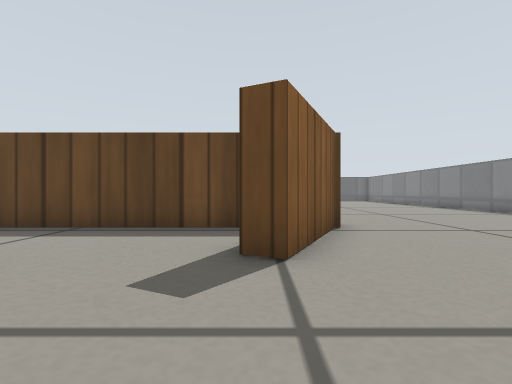
[1] (above)

22 first-person views from a walk through a Gazebo world. The camera is 0.19 m above the floor, looks level and sees 85° across. The floor is counted in squares, 0.25 m on a side. Each view is taken from the middle of a square. On the plan, view 1 faces up. The plan holds only what a view shows up to about 10 squares ahead; the rest is blank. Gazebo's built-in surfaces are drawn with simple patterns.

[2]
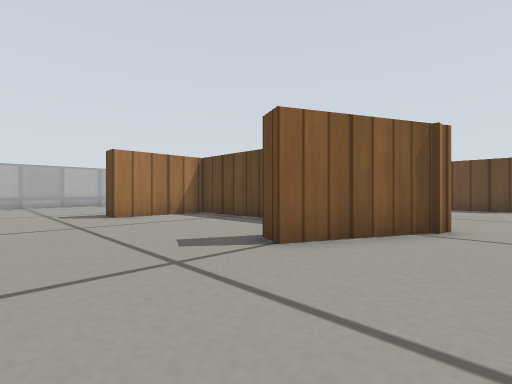

[3]
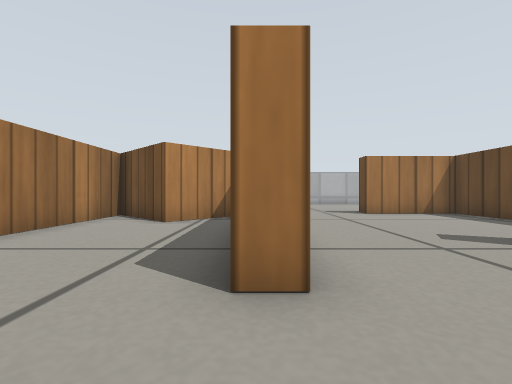

[4]
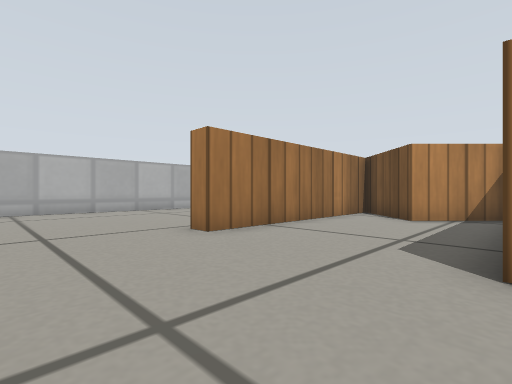

[5]
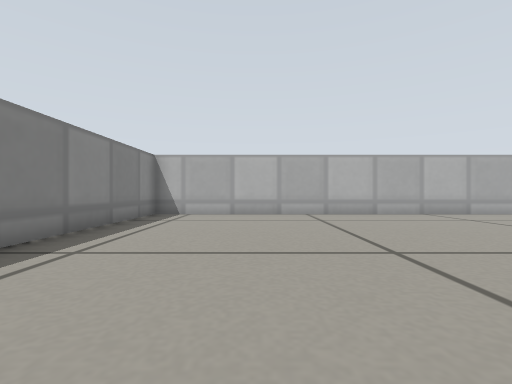

[6]
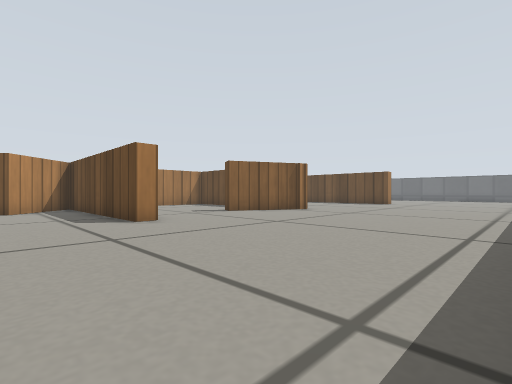

[7]
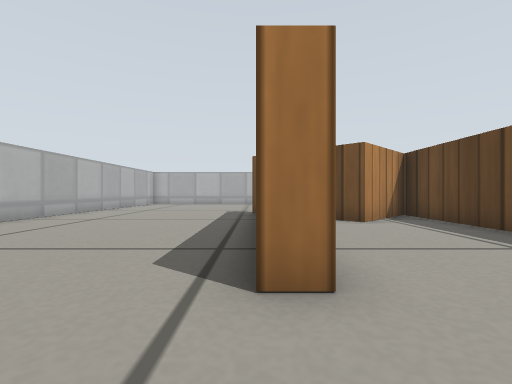

[8]
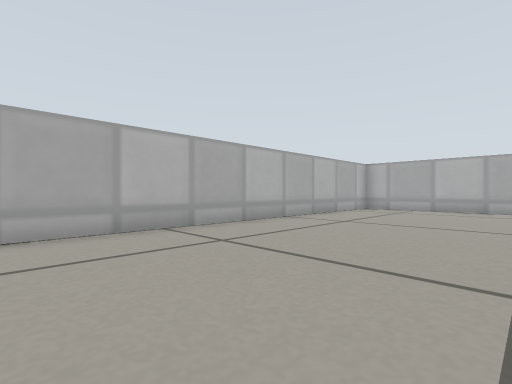

[9]
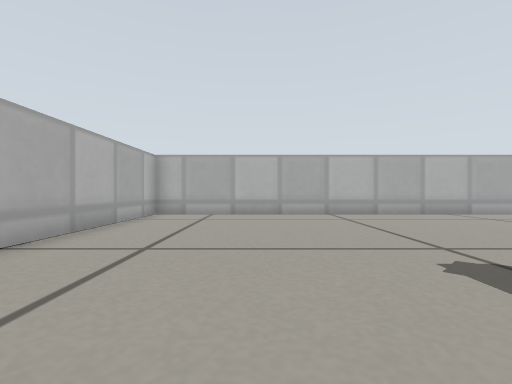

[10]
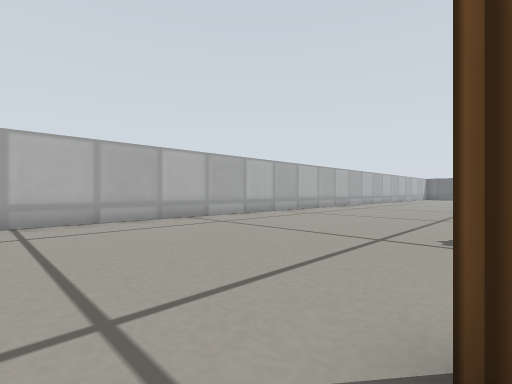

[11]
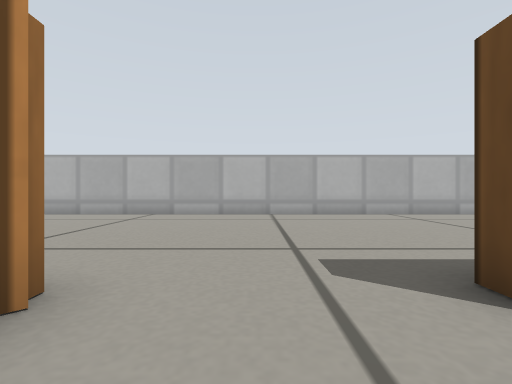

[12]
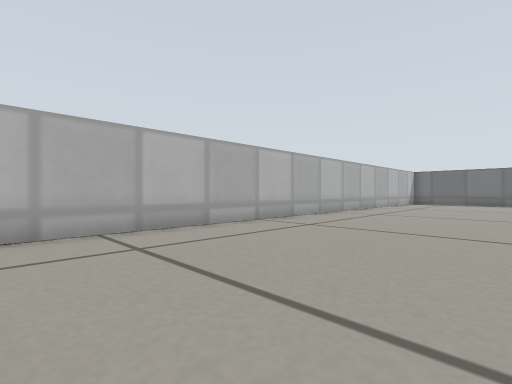

[13]
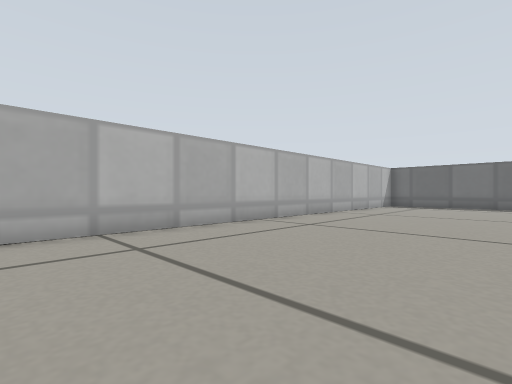

[14]
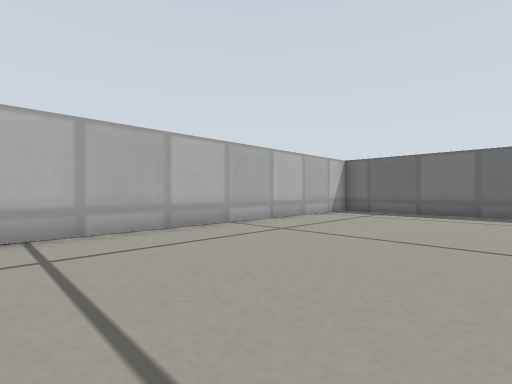

[15]
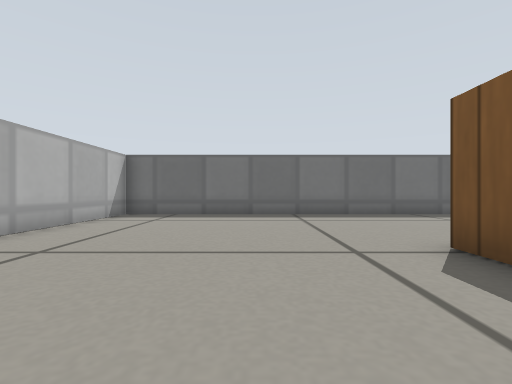

[16]
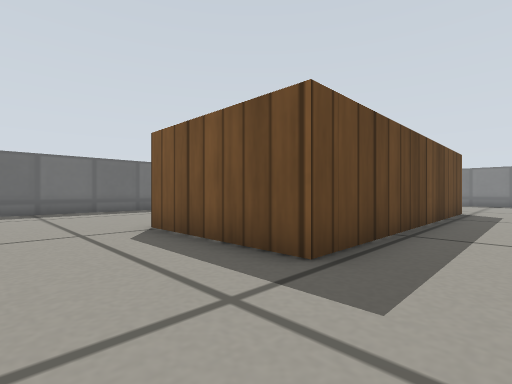

[17]
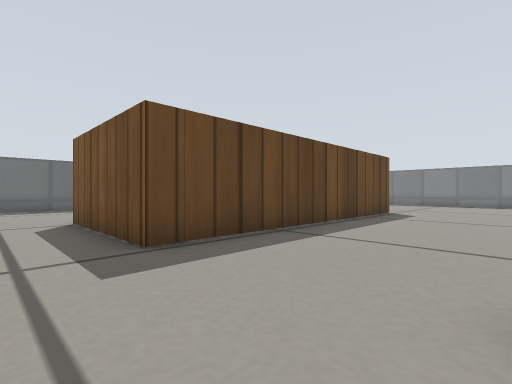

[18]
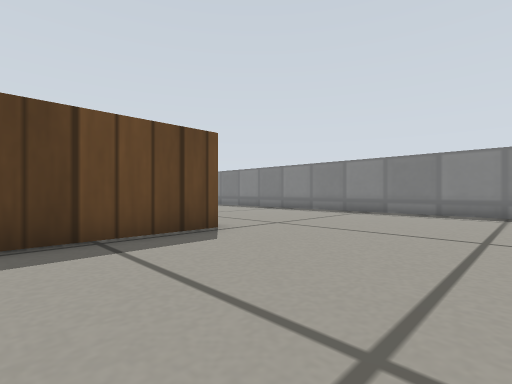

[19]
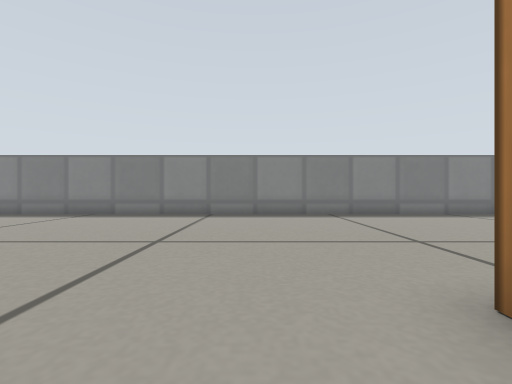

[20]
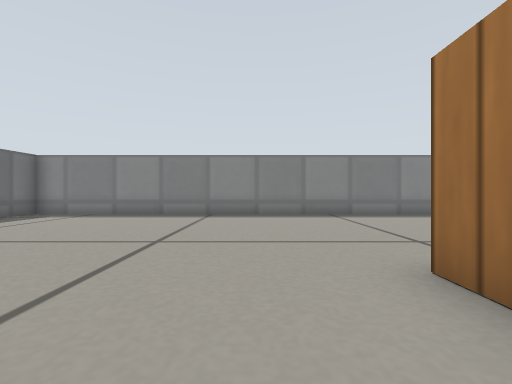

[21]
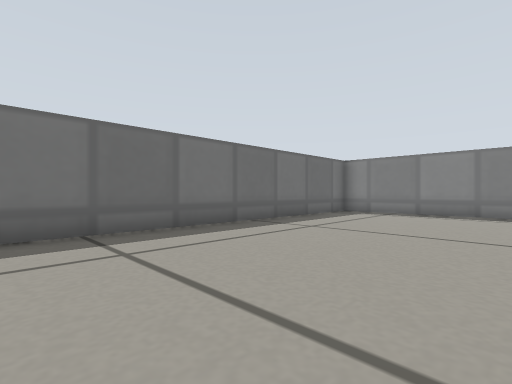

[22]
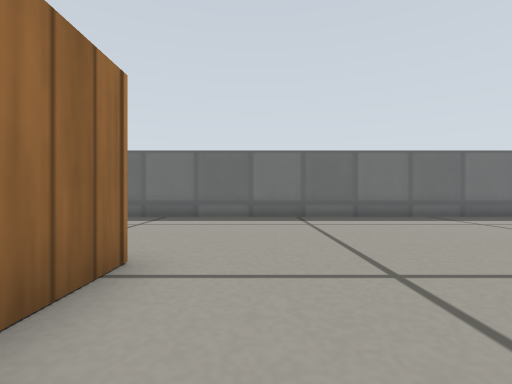

### Floor plan
Points are (right, up) in squares from view 1. A wall is a line through its corners. A room is listed if a view was taken in it or the views show most of it. See-through windows are left out.
Room 1 (views 1, 11)
walls: (0.7, 4) (0.3, 3.1) (-0.2, 3.4); (-0.2, 5.9) (-5.7, 5.9) (-5.7, 2.8) (-6.4, 2.8)
ways out: opening at (-6, 1) to room 2; opening at (0.5, 1.5) to room 2
Room 2 (views 2, 3, 4, 5, 6, 7, 8, 9, 10, 12, 13, 14, 15, 16, 17, 18, 19, 20, 21, 22)
walls: (1.9, 6.4) (0.7, 4); (2.6, 13.8) (-6.4, 13.8) (-6.4, 17.9); (1.8, 14.4) (2.6, 14.4); (1.9, -0.5) (1.9, -1.2) (-5.1, -1.2) (-3, -3.3) (-5.1, -5.4) (1.9, -5.4) (1.9, -6); (-2.4, 18) (-2.4, 16.5); (9.4, -0.1) (9.4, 23.4) (-13.4, 23.4) (-13.4, -12.4) (9.4, -12.4) (9.4, -6.6)
ways out: opening at (-6, 1) to room 1; opening at (0.5, 1.5) to room 1

Where each view was taken, in squares from view 1:
view 1: 0 up, 0 right, facing up
view 2: 0 up, 3 right, facing up-left
view 3: 1 down, 4 right, facing left
view 4: 1 down, 5 right, facing down-left
view 5: 3 down, 6 right, facing down
view 6: 4 down, 9 right, facing up-left
view 7: 6 down, 4 right, facing left
view 8: 7 down, 1 left, facing down-left
view 9: 9 down, 4 left, facing left
view 10: 7 down, 6 left, facing up-left
view 11: 1 up, 4 left, facing left
view 12: 4 up, 8 left, facing up-left
view 13: 8 up, 8 left, facing up-left
view 14: 13 up, 8 left, facing up-left
view 15: 14 up, 9 left, facing up
view 16: 12 up, 9 left, facing up-right
view 17: 10 up, 8 left, facing up-right
view 18: 9 up, 1 left, facing up-right
view 19: 8 up, 0 right, facing right
view 20: 16 up, 0 right, facing right
view 21: 18 up, 1 left, facing up-right
view 22: 15 up, 1 left, facing up
